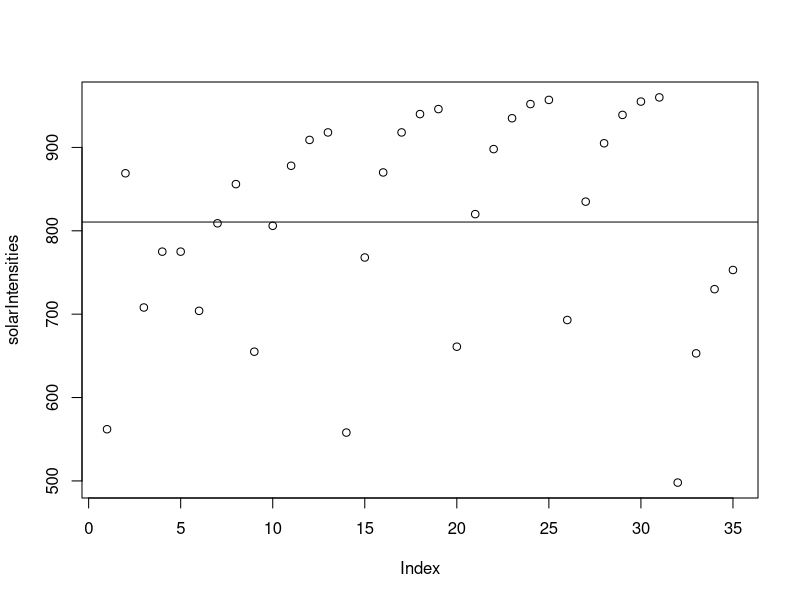

Source code (R):
solarIntensities <- c(
	562, 869, 708, 775, 775, 704, 809, 856, 655, 806,
	878, 909, 918, 558, 768, 870, 918, 940, 946, 661,
	820, 898, 935, 952, 957, 693, 835, 905, 939, 955,
	960, 498, 653, 730, 753)

plot(solarIntensities)
abline(h = mean(solarIntensities))
